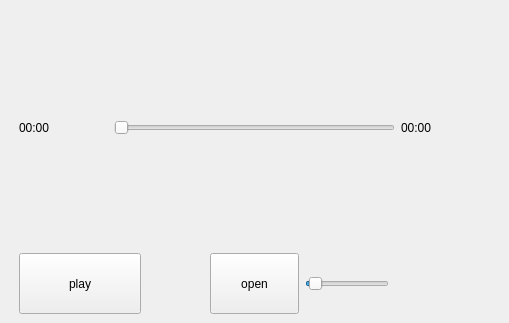
<?xml version="1.0" encoding="UTF-8"?>
<ui version="4.0">
 <class>MainWindow</class>
 <widget class="QMainWindow" name="MainWindow">
  <property name="geometry">
   <rect>
    <x>0</x>
    <y>0</y>
    <width>509</width>
    <height>323</height>
   </rect>
  </property>
  <property name="windowTitle">
   <string>MainWindow</string>
  </property>
  <widget class="QWidget" name="centralwidget">
   <layout class="QHBoxLayout" name="horizontalLayout">
    <item>
     <spacer name="horizontalSpacer">
      <property name="orientation">
       <enum>Qt::Horizontal</enum>
      </property>
      <property name="sizeType">
       <enum>QSizePolicy::Fixed</enum>
      </property>
      <property name="sizeHint" stdset="0">
       <size>
        <width>10</width>
        <height>10</height>
       </size>
      </property>
     </spacer>
    </item>
    <item>
     <layout class="QGridLayout" name="gridLayout">
      <item row="2" column="3" colspan="2">
       <widget class="QSlider" name="horizontalSlider_Volume">
        <property name="sizePolicy">
         <sizepolicy hsizetype="Fixed" vsizetype="Fixed">
          <horstretch>0</horstretch>
          <verstretch>0</verstretch>
         </sizepolicy>
        </property>
        <property name="value">
         <number>5</number>
        </property>
        <property name="sliderPosition">
         <number>5</number>
        </property>
        <property name="orientation">
         <enum>Qt::Horizontal</enum>
        </property>
       </widget>
      </item>
      <item row="2" column="2">
       <widget class="QPushButton" name="pushButton">
        <property name="sizePolicy">
         <sizepolicy hsizetype="Fixed" vsizetype="Fixed">
          <horstretch>0</horstretch>
          <verstretch>0</verstretch>
         </sizepolicy>
        </property>
        <property name="minimumSize">
         <size>
          <width>61</width>
          <height>61</height>
         </size>
        </property>
        <property name="maximumSize">
         <size>
          <width>122</width>
          <height>61</height>
         </size>
        </property>
        <property name="text">
         <string>open</string>
        </property>
       </widget>
      </item>
      <item row="0" column="1" rowspan="2" colspan="3">
       <widget class="QSlider" name="horizontalSlider_Timeline">
        <property name="maximum">
         <number>99</number>
        </property>
        <property name="value">
         <number>0</number>
        </property>
        <property name="orientation">
         <enum>Qt::Horizontal</enum>
        </property>
       </widget>
      </item>
      <item row="0" column="0" rowspan="2">
       <widget class="QLabel" name="label_presenTime">
        <property name="styleSheet">
         <string notr="true">QLabel
{
        text-align: right;
}</string>
        </property>
        <property name="text">
         <string>00:00</string>
        </property>
       </widget>
      </item>
      <item row="0" column="4" rowspan="2">
       <widget class="QLabel" name="label_duration">
        <property name="styleSheet">
         <string notr="true"/>
        </property>
        <property name="text">
         <string>00:00</string>
        </property>
       </widget>
      </item>
      <item row="2" column="0" colspan="2">
       <widget class="QPushButton" name="pushButton_PlayPause">
        <property name="sizePolicy">
         <sizepolicy hsizetype="Fixed" vsizetype="Fixed">
          <horstretch>0</horstretch>
          <verstretch>0</verstretch>
         </sizepolicy>
        </property>
        <property name="minimumSize">
         <size>
          <width>61</width>
          <height>61</height>
         </size>
        </property>
        <property name="maximumSize">
         <size>
          <width>122</width>
          <height>61</height>
         </size>
        </property>
        <property name="text">
         <string>play</string>
        </property>
       </widget>
      </item>
     </layout>
    </item>
    <item>
     <spacer name="horizontalSpacer_2">
      <property name="orientation">
       <enum>Qt::Horizontal</enum>
      </property>
      <property name="sizeType">
       <enum>QSizePolicy::Fixed</enum>
      </property>
      <property name="sizeHint" stdset="0">
       <size>
        <width>10</width>
        <height>20</height>
       </size>
      </property>
     </spacer>
    </item>
   </layout>
  </widget>
 </widget>
 <resources/>
 <connections/>
</ui>
